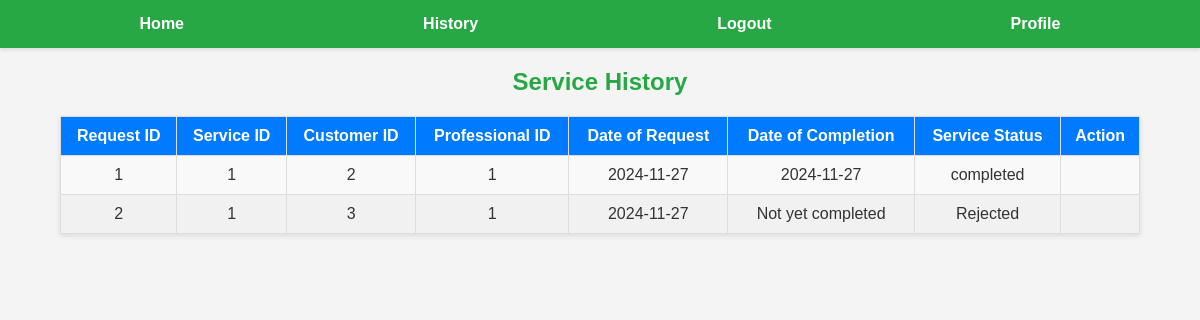
The page /history (signed in) on the database its author committed.
### models.py (models this page shows)
class service_requests(db.Model):
    __tablename__ = 'service_requests'
    id = db.Column(db.Integer, primary_key = True, autoincrement = True)
    service_id = db.Column(db.Integer, db.ForeignKey('services.id'), nullable = False, autoincrement = True)
    customer_id = db.Column(db.Integer, db.ForeignKey('user.id'), nullable = False, autoincrement = True)
    professional_id  = db.Column(db.Integer, db.ForeignKey('service_professionals.id'), nullable = True, autoincrement = True)
    date_of_request = db.Column(db.Date, default = date.today())
    date_of_completion = db.Column (db.Date, nullable=True)
    service_status = db.Column(db.String, nullable = False, default='pending')
    remarks = db.Column(db.String, nullable = True)
    service = db.relationship('services', backref='service_requests')
    customer = db.relationship('User', backref='service_requests')
    professional = db.relationship('service_professionals', backref='requests')

### app.py (the view, shortened to what this page needs)
@app.route('/history', methods=['GET', 'POST'])
def history():
    if session.get('role') != 'service_pro':
        return redirect('/userlogin')
    professional = service_professionals.query.get(session['user_id'])
    if not professional:
        return "Professional not found."
    service_requests_list = service_requests.query.filter(service_requests.professional_id == professional.id,service_requests.service_status.in_(['accepted', 'Rejected', 'completed'])).all()
    return render_template('history.html', service_requests=service_requests_list)

### templates/history.html (shortened to what this page needs)
<!DOCTYPE html>
<html lang="en">
<head>
    <link rel="stylesheet" href="/static/history.css">
</head>
<body>
    <nav>
        <a href="/pro_dashboard">Home</a>
        <a href="/history">History</a>
        <a href="/logout">Logout</a>
        <a href="/profile">Profile</a>
    </nav>
    <h2>Service History</h2>
    {% if service_requests %}
        <table>
            <thead>
                <tr>
                    <th>Request ID</th>
                    <th>Service ID</th>
                    <th>Customer ID</th>
                    <th>Professional ID</th>
                    <th>Date of Request</th>
                    <th>Date of Completion</th>
                    <th>Service Status</th>
                    <th>Action</th>
                </tr>
            </thead>
            <tbody>
                {% for request in service_requests %}
                    <tr>
                        <td>{{ request.id }}</td>
                        <td>{{ request.service_id }}</td>
                        <td>{{ request.customer_id }}</td>
                        <td>{{ request.professional_id }}</td>
                        <td>{{ request.date_of_request }}</td>
                        <td>{{ request.date_of_completion or 'Not yet completed' }}</td>
                        <td>{{ request.service_status }}</td>
                        <td>
                        </td>
                    </tr>
                {% endfor %}
            </tbody>
        </table>
    {% else %}
        <p>No accepted service requests at the moment.</p>
    {% endif %}
</body>
</html>

### static/history.css (style rules this page uses)
body { margin: 0; font-family: Arial, sans-serif; background-color: #f4f4f4; color: #333; }
nav { background-color: #28a745; padding: 10px 20px; display: flex; justify-content: space-around; align-items: center; color: white; box-shadow: 0 2px 4px rgba(0, 0, 0, 0.1); }
nav a { color: white; text-decoration: none; font-weight: bold; padding: 5px 10px; border-radius: 4px; }
h2 { text-align: center; margin: 20px 0; color: #28a745; }
table { width: 90%; margin: 20px auto; border-collapse: collapse; background-color: white; box-shadow: 0 2px 5px rgba(0, 0, 0, 0.1); }
table th, table td { padding: 10px; text-align: center; border: 1px solid #ddd; }
table th { background-color: #007bff; color: white; font-weight: bold; }
table td { background-color: #f9f9f9; }
table tr:nth-child(even) td { background-color: #f1f1f1; }

### rows shown on the page
service_requests: id "1", service_id "1", customer_id "2", professional_id "1", date_of_request "2024-11-27", date_of_completion "2024-11-27", service_status "completed"
service_requests: id "2", service_id "1", customer_id "3", professional_id "1", date_of_request "2024-11-27", date_of_completion "Not yet completed", service_status "Rejected"
